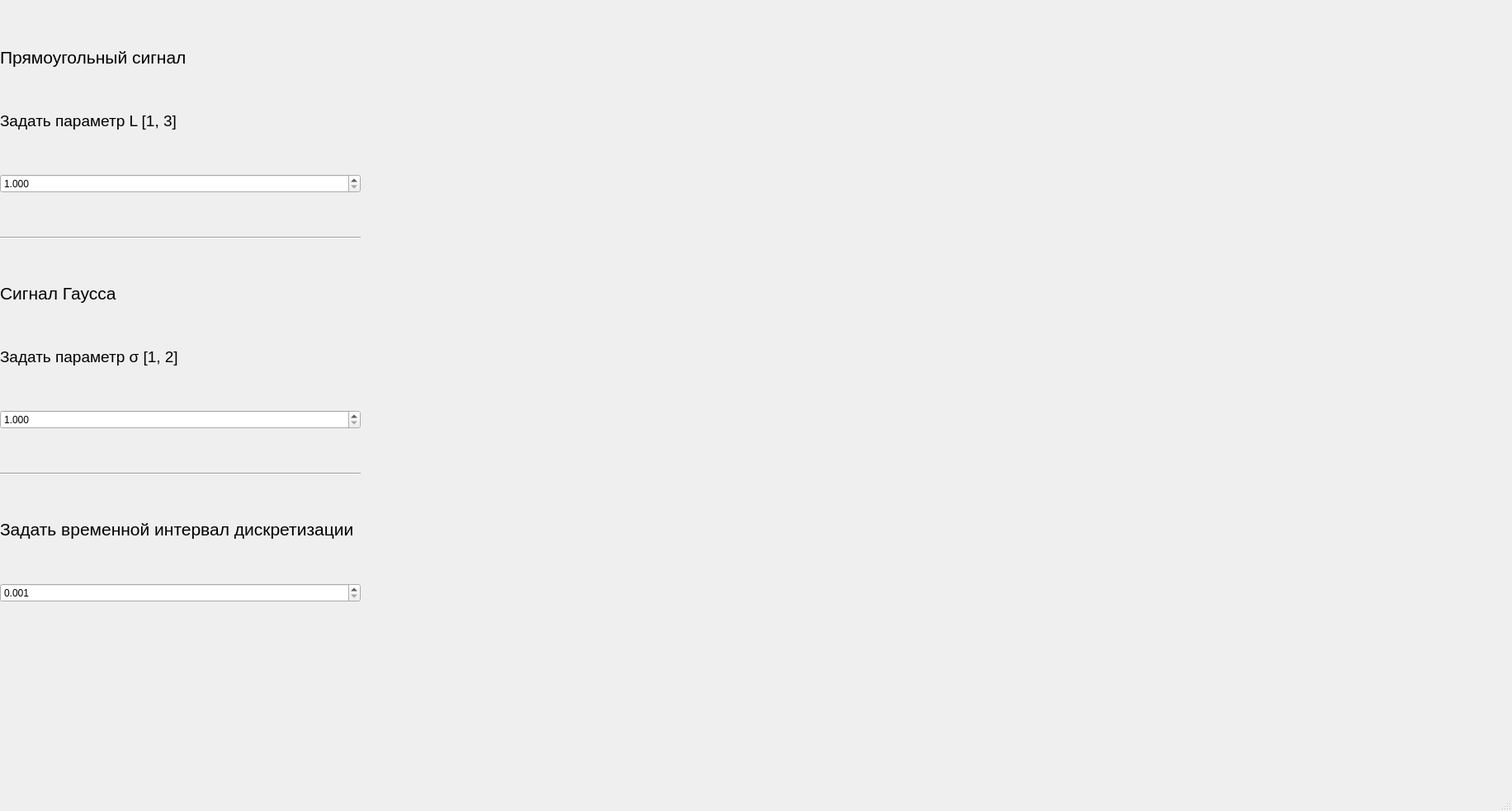
<?xml version="1.0" encoding="UTF-8"?>
<ui version="4.0">
 <class>MainWindow</class>
 <widget class="QMainWindow" name="MainWindow">
  <property name="geometry">
   <rect>
    <x>0</x>
    <y>0</y>
    <width>1832</width>
    <height>983</height>
   </rect>
  </property>
  <property name="windowTitle">
   <string>MainWindow</string>
  </property>
  <widget class="QWidget" name="centralwidget">
   <widget class="QWidget" name="verticalLayoutWidget">
    <property name="geometry">
     <rect>
      <x>0</x>
      <y>10</y>
      <width>437</width>
      <height>771</height>
     </rect>
    </property>
    <layout class="QVBoxLayout" name="verticalLayout">
     <item>
      <widget class="QLabel" name="label">
       <property name="sizePolicy">
        <sizepolicy hsizetype="Fixed" vsizetype="Fixed">
         <horstretch>0</horstretch>
         <verstretch>0</verstretch>
        </sizepolicy>
       </property>
       <property name="font">
        <font>
         <pointsize>16</pointsize>
        </font>
       </property>
       <property name="text">
        <string>Прямоугольный сигнал</string>
       </property>
       <property name="textFormat">
        <enum>Qt::PlainText</enum>
       </property>
       <property name="margin">
        <number>1</number>
       </property>
      </widget>
     </item>
     <item>
      <widget class="QLabel" name="label_2">
       <property name="sizePolicy">
        <sizepolicy hsizetype="Fixed" vsizetype="Fixed">
         <horstretch>0</horstretch>
         <verstretch>0</verstretch>
        </sizepolicy>
       </property>
       <property name="font">
        <font>
         <pointsize>14</pointsize>
        </font>
       </property>
       <property name="text">
        <string>Задать параметр L [1, 3]</string>
       </property>
      </widget>
     </item>
     <item>
      <widget class="QDoubleSpinBox" name="rectLdoubleSpinBox">
       <property name="decimals">
        <number>3</number>
       </property>
       <property name="minimum">
        <double>1.000000000000000</double>
       </property>
       <property name="maximum">
        <double>3.000000000000000</double>
       </property>
       <property name="singleStep">
        <double>0.000000000000000</double>
       </property>
       <property name="stepType">
        <enum>QAbstractSpinBox::AdaptiveDecimalStepType</enum>
       </property>
       <property name="value">
        <double>1.000000000000000</double>
       </property>
      </widget>
     </item>
     <item>
      <widget class="Line" name="line">
       <property name="orientation">
        <enum>Qt::Horizontal</enum>
       </property>
      </widget>
     </item>
     <item>
      <widget class="QLabel" name="label_6">
       <property name="sizePolicy">
        <sizepolicy hsizetype="Fixed" vsizetype="Fixed">
         <horstretch>0</horstretch>
         <verstretch>0</verstretch>
        </sizepolicy>
       </property>
       <property name="font">
        <font>
         <pointsize>16</pointsize>
        </font>
       </property>
       <property name="text">
        <string>Cигнал Гаусса</string>
       </property>
       <property name="textFormat">
        <enum>Qt::PlainText</enum>
       </property>
       <property name="margin">
        <number>1</number>
       </property>
      </widget>
     </item>
     <item>
      <widget class="QLabel" name="label_7">
       <property name="sizePolicy">
        <sizepolicy hsizetype="Fixed" vsizetype="Fixed">
         <horstretch>0</horstretch>
         <verstretch>0</verstretch>
        </sizepolicy>
       </property>
       <property name="font">
        <font>
         <pointsize>14</pointsize>
        </font>
       </property>
       <property name="text">
        <string>Задать параметр σ [1, 2]</string>
       </property>
      </widget>
     </item>
     <item>
      <widget class="QDoubleSpinBox" name="gaussSigmadoubleSpinBox">
       <property name="decimals">
        <number>3</number>
       </property>
       <property name="minimum">
        <double>1.000000000000000</double>
       </property>
       <property name="maximum">
        <double>2.000000000000000</double>
       </property>
       <property name="singleStep">
        <double>1.000000000000000</double>
       </property>
       <property name="stepType">
        <enum>QAbstractSpinBox::AdaptiveDecimalStepType</enum>
       </property>
       <property name="value">
        <double>1.000000000000000</double>
       </property>
      </widget>
     </item>
     <item>
      <widget class="Line" name="line_2">
       <property name="orientation">
        <enum>Qt::Horizontal</enum>
       </property>
      </widget>
     </item>
     <item>
      <widget class="QLabel" name="label_5">
       <property name="sizePolicy">
        <sizepolicy hsizetype="Fixed" vsizetype="Fixed">
         <horstretch>0</horstretch>
         <verstretch>0</verstretch>
        </sizepolicy>
       </property>
       <property name="font">
        <font>
         <pointsize>16</pointsize>
        </font>
       </property>
       <property name="text">
        <string>Задать временной интервал дискретизации</string>
       </property>
       <property name="textFormat">
        <enum>Qt::PlainText</enum>
       </property>
       <property name="margin">
        <number>1</number>
       </property>
      </widget>
     </item>
     <item>
      <widget class="QDoubleSpinBox" name="dxdoubleSpinBox">
       <property name="decimals">
        <number>3</number>
       </property>
       <property name="minimum">
        <double>0.001000000000000</double>
       </property>
       <property name="stepType">
        <enum>QAbstractSpinBox::AdaptiveDecimalStepType</enum>
       </property>
       <property name="value">
        <double>0.001000000000000</double>
       </property>
      </widget>
     </item>
    </layout>
   </widget>
   <widget class="QWidget" name="rectPlotwidget" native="true">
    <property name="geometry">
     <rect>
      <x>440</x>
      <y>10</y>
      <width>1381</width>
      <height>401</height>
     </rect>
    </property>
    <property name="sizePolicy">
     <sizepolicy hsizetype="Expanding" vsizetype="Expanding">
      <horstretch>0</horstretch>
      <verstretch>0</verstretch>
     </sizepolicy>
    </property>
   </widget>
   <widget class="QWidget" name="gaussPlotwidget" native="true">
    <property name="geometry">
     <rect>
      <x>440</x>
      <y>420</y>
      <width>1391</width>
      <height>531</height>
     </rect>
    </property>
    <property name="sizePolicy">
     <sizepolicy hsizetype="Expanding" vsizetype="Expanding">
      <horstretch>0</horstretch>
      <verstretch>0</verstretch>
     </sizepolicy>
    </property>
   </widget>
  </widget>
  <widget class="QStatusBar" name="statusbar"/>
 </widget>
 <resources/>
 <connections/>
</ui>
